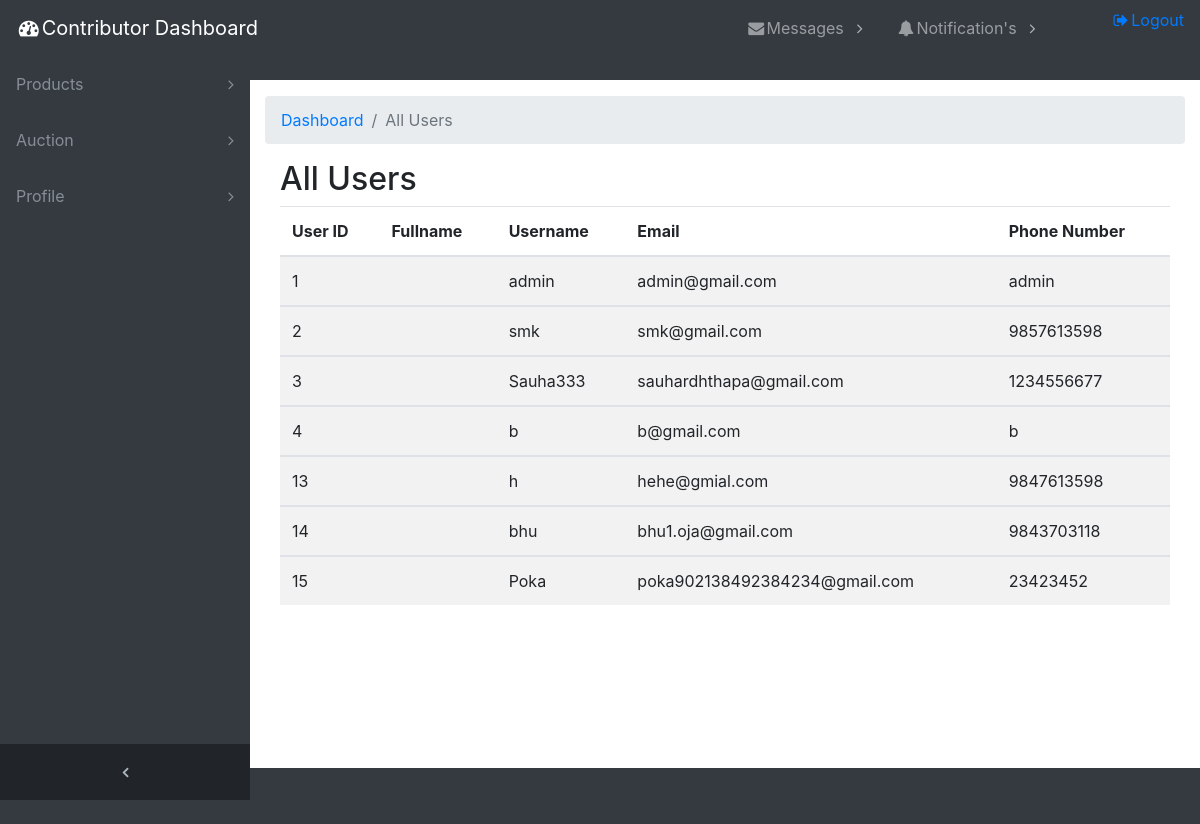
The page /contributor/user/viewuser.php on the database its author committed.
### tables this page shows
CREATE TABLE `users` (
  `user_id` int(11) NOT NULL,
  `oauth_provider` enum('','facebook','google') NOT NULL,
  `oauth_uid` varchar(100) NOT NULL,
  `first_name` varchar(50) NOT NULL,
  `last_name` varchar(50) NOT NULL,
  `username` varchar(50) NOT NULL,
  `picture` varchar(255) NOT NULL,
  `phone_number` varchar(15) NOT NULL,
  `state` varchar(50) NOT NULL,
  `city` varchar(50) NOT NULL,
  `street` varchar(50) NOT NULL,
  `email` varchar(50) NOT NULL,
  `password` varchar(50) NOT NULL,
  `user_role` varchar(20) NOT NULL,
  `user_status` varchar(255) NOT NULL,
  `token` varchar(255) NOT NULL,
  `created` datetime NOT NULL DEFAULT CURRENT_TIMESTAMP,
  `login_status` int(11) NOT NULL
);

### contributor/user/viewuser.php (the view, shortened to what this page needs)
<?php
  $query = "select * from users WHERE user_status='active'";
  $result = mysqli_query($conn, $query);
  $users = mysqli_fetch_all($result, MYSQLI_ASSOC);
?>
<?php include ('../inc/header.php'); ?>
<?php include ('../inc/navigation.php'); ?>
  <div class="content-wrapper">
    <div class="container-fluid">
      <ol class="breadcrumb">
        <li class="breadcrumb-item">
          <a href="/office/admin/index.php">Dashboard</a>
        </li>
        <li class="breadcrumb-item active">All Users</li>
      </ol>
      <div class="container">
         <h2>All Users</h2>
            <div class="table-responsive">
              <form action="deleteuser.php" method="POST">
              <table class="table table-striped">
                <thead>
                  <tr>
                    <th>User ID</th>
                    <th>Fullname</th>
                    <th>Username</th>
                    <th>Email</th>
                    <th>Phone Number</th>
                  </tr>
                </thead>
                <?php foreach($users as $user) : ?>
                <tbody>
                  <tr>
                    <td><?php echo $user['user_id']; ?></td>
                    <td><?php echo $user['fullname']; ?></td>
                    <td><?php echo $user['username']; ?></td>
                    <td><?php echo $user['email']; ?></td>
                    <td><?php echo $user['phone_number']; ?></td>
                  </tr>
                </tbody>
                <?php endforeach; ?>
              </table>
            </form>
            </div>
          </div>
      </div>
    </div>

### contributor/inc/header.php (shortened to what this page needs)
<!DOCTYPE html>
<html lang="en">
<head>
  <link rel="stylesheet" href="https://stackpath.bootstrapcdn.com/bootstrap/4.1.2/css/bootstrap.min.css">>
  <link rel="stylesheet" href="https://cdnjs.cloudflare.com/ajax/libs/font-awesome/4.7.0/css/font-awesome.min.css">
  <link href="/office/admin/inc/style.css" rel="stylesheet">
</head>
<body class="fixed-nav sticky-footer bg-dark" id="page-top">

### contributor/inc/navigation.php (shortened to what this page needs)
<nav class="navbar navbar-expand-lg navbar-dark bg-dark fixed-top" id="mainNav">
    <a class="navbar-brand" href="index.php"><i class="fa fa-fw fa-dashboard"></i>Contributor Dashboard</a>
    <div class="collapse navbar-collapse" id="navbarResponsive">
      <ul class="navbar-nav navbar-sidenav" id="exampleAccordion">
        <li class="nav-item" data-toggle="tooltip" data-placement="right" title="Products">
          <a class="nav-link nav-link-collapse collapsed" data-toggle="collapse" href="#collapseComponents" data-parent="#exampleAccordion">
            <span class="nav-link-text">Products</span>
          </a>
        </li>
        <li class="nav-item" data-toggle="tooltip" data-placement="right" title="Products">
          <a class="nav-link nav-link-collapse collapsed" data-toggle="collapse" href="#productss" data-parent="#exampleAccordion">
            <span class="nav-link-text">Auction</span>
          </a>
        </li>
        <li class="nav-item" data-toggle="tooltip" data-placement="right" title="Profile">
          <a class="nav-link nav-link-collapse collapsed" data-toggle="collapse" href="#collapseProfi" data-parent="#exampleAccordion">
            <span class="nav-link-text">Profile</span>
          </a>
        </li>
      </ul>
      <ul class="navbar-nav sidenav-toggler">
        <li class="nav-item">
          <a class="nav-link text-center" id="sidenavToggler">
            <i class="fa fa-fw fa-angle-left"></i>
          </a>
        </li>
      </ul>
      <ul class="navbar-nav ml-auto">
        <li class="nav-item dropdown">
          <a class="nav-link dropdown-toggle mr-lg-2" id="messagesDropdown" href="#" data-toggle="dropdown" aria-haspopup="true" aria-expanded="false">
            <i class="fa fa-fw fa-envelope"></i><span>Messages</span>
          </a>
        </li>
        <li class="nav-item dropdown" style="margin-right: 50px;">
          <a class="nav-link dropdown-toggle mr-lg-2" id="alertsDropdown" href="#" data-toggle="dropdown" aria-haspopup="true" aria-expanded="false">
            <i class="fa fa-fw fa-bell"></i><span>Notification's</span>
          </a>
        </li>
         <li class="nav-item">
          <a href="/khel/logout.php" style="underline: none;">
            <i class="fa fa-fw fa-sign-out"></i>Logout</a>
        </li>
      </ul>
    </div>
  </nav>

### cpanel/admin/inc/style.css (style rules this page uses)
html { position: relative; min-height: 100%; }
body { overflow-x: hidden; background-color:#5d8aa8; }
body.sticky-footer { margin-bottom: 56px; }
body.sticky-footer .content-wrapper { min-height: calc(100vh - 56px - 56px) }
body.fixed-nav { padding-top: 56px; }
.content-wrapper { min-height: calc(100vh - 56px); padding-top: 1rem; }
#mainNav .navbar-collapse { overflow: auto; max-height: 75vh; }
#mainNav .navbar-collapse .navbar-nav .nav-item .nav-link { cursor: pointer; }
#mainNav .navbar-collapse .navbar-sidenav .nav-link-collapse:after { float: right; content: '\f107'; font-family: 'FontAwesome'; }
#mainNav .navbar-collapse .navbar-sidenav .nav-link-collapse.collapsed:after { content: '\f105'; }
#mainNav .navbar-collapse .sidenav-toggler { display: none; }
#mainNav .navbar-collapse .navbar-nav > .nav-item.dropdown > .nav-link { position: relative; min-width: 45px; }
#mainNav .navbar-collapse .navbar-nav > .nav-item.dropdown > .nav-link:after { float: right; width: auto; content: '\f105'; border: none; font-family: 'FontAwesome'; }
@media (min-width: 992px) { #mainNav .navbar-brand { width: 250px; } }
@media (min-width: 992px) { #mainNav .navbar-collapse { overflow: visible; max-height: none; } }
@media (min-width: 992px) { #mainNav .navbar-collapse .navbar-sidenav { position: absolute; top: 0; left: 0; -webkit-flex-direction: column; -ms-flex-direction: column; flex-direction: column; margin-top: 56px; } }
@media (min-width: 992px) { #mainNav .navbar-collapse .navbar-sidenav > .nav-item { width: 250px; padding: 0; } }
@media (min-width: 992px) { #mainNav .navbar-collapse .navbar-sidenav > .nav-item > .nav-link { padding: 1em; } }
@media (min-width: 992px) { #mainNav .navbar-collapse .navbar-nav > .nav-item.dropdown > .nav-link { min-width: 0; } }
@media (min-width: 992px) { #mainNav .navbar-collapse .navbar-nav > .nav-item.dropdown > .nav-link:after { width: 24px; text-align: center; } }
#mainNav.fixed-top .sidenav-toggler { display: none; }
@media (min-width: 992px) { #mainNav.fixed-top .navbar-sidenav { height: calc(100vh - 112px); } }
@media (min-width: 992px) { #mainNav.fixed-top .sidenav-toggler { position: absolute; top: 0; left: 0; display: flex; -webkit-flex-direction: column; -ms-flex-direction: column; flex-direction: column; margin-top: calc(100vh - 56px); } }
@media (min-width: 992px) { #mainNav.fixed-top .sidenav-toggler > .nav-item { width: 250px; padding: 0; } }
@media (min-width: 992px) { #mainNav.fixed-top .sidenav-toggler > .nav-item > .nav-link { padding: 1em; } }
#mainNav.fixed-top.navbar-dark .sidenav-toggler { background-color: #212529; }
#mainNav.fixed-top.navbar-dark .sidenav-toggler a i { color: #adb5bd; }
.content-wrapper { overflow-x: hidden; background: white; }
@media (min-width: 992px) { .content-wrapper { margin-left: 250px; } }
#sidenavToggler i { font-weight: 800; }
#mainNav.navbar-dark .navbar-collapse .navbar-sidenav .nav-link-collapse:after { color: #868e96; }
#mainNav.navbar-dark .navbar-collapse .navbar-sidenav > .nav-item > .nav-link { color: #868e96; }
#mainNav.navbar-dark .navbar-collapse .navbar-nav > .nav-item.dropdown > .nav-link:after { color: #adb5bd; }
@media (min-width: 992px) { #mainNav.navbar-dark .navbar-collapse .navbar-sidenav { background: #343a40; } }

### rows shown on the page
users: user_id "1", username "admin", email "admin@gmail.com", phone_number "admin"
users: user_id "2", username "smk", email "smk@gmail.com", phone_number "9857613598"
users: user_id "3", username "Sauha333", email "sauhardhthapa@gmail.com", phone_number "1234556677"
users: user_id "4", username "b", email "b@gmail.com", phone_number "b"
users: user_id "13", username "h", email "hehe@gmial.com", phone_number "9847613598"
users: user_id "14", username "bhu", email "bhu1.oja@gmail.com", phone_number "9843703118"
users: user_id "15", username "Poka", email "poka902138492384234@gmail.com", phone_number "23423452"
